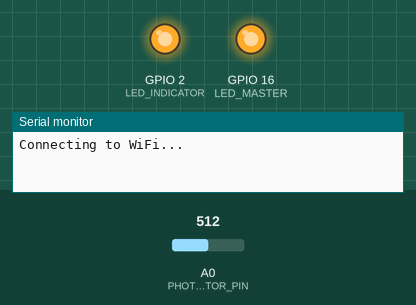
Recording of a sketch running on a simulated ESP8266 (NodeMCU). Shown: output pins drawn as LEDs (lit = HIGH), the last lines printed to the serial monitor. Dashed ring = blinking. The inputs (shaded band) are chosen by the test bench; at power-on: A0 (PHOTORESISTOR_PIN) = 512. WiFi joins after 1.5 s; servers stay silent unless stated.

Above: at 0.1 s.
At 2.7 s:
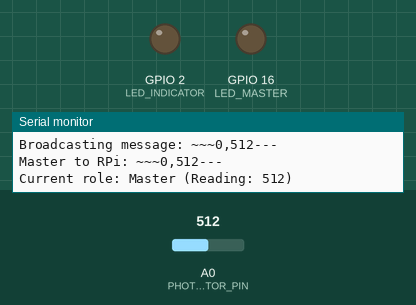
2.8 s: A0 (PHOTORESISTOR_PIN) set to 900
5.8 s: A0 (PHOTORESISTOR_PIN) set to 1023
At 6.94 s:
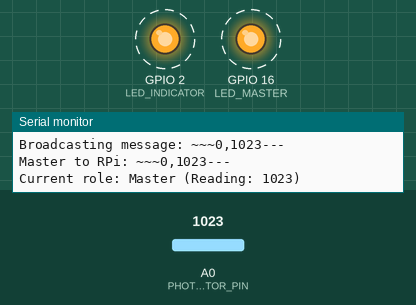
8.8 s: A0 (PHOTORESISTOR_PIN) set to 716
Timing chart, 0 to 17.8 s (numbered marks = the images above; inputs shaded):
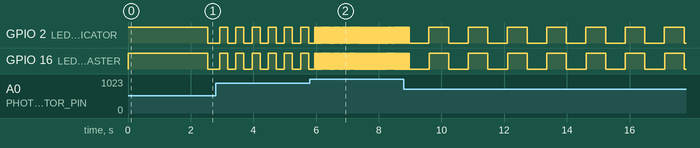

Measured:
- after the input at 5.8 s, GPIO 2 (LED_INDICATOR), GPIO 16 (LED_MASTER): alternates HIGH for 0.01 s and LOW for 0.01 s, starting after 0.16 s
- by itself, GPIO 2 (LED_INDICATOR), GPIO 16 (LED_MASTER): alternates HIGH for 0.26 s and LOW for 0.26 s

The sketch:

ESP_code.ino
```cpp
#include <ESP8266WiFi.h>
#include <WiFiUdp.h>

// Pins for components
#define PHOTORESISTOR_PIN A0           // Analog pin for light sensor
#define LED_INDICATOR 2                // On-board LED for signal indication
#define LED_MASTER 16                  // On-board LED to indicate Master status

// WiFi credentials and UDP communication settings
const char* ssid = "PHL";              // Network SSID
const char* password = "Lanlanlan";    // Network password
const unsigned int localPort = 4210;   // Port for receiving UDP messages
const IPAddress broadcastIP(255, 255, 255, 255); // Broadcast IP for UDP communication
WiFiUDP udp;                           // UDP instance for network communication

// Communication timing parameters
unsigned long lastReceivedTime = 0;    // Tracks time of the last received message
const unsigned long silentTime = 200;  // Broadcast if no message is received within 200 ms

// Device-specific variables
int swarmID = -1;                      // Unique ID based on IP address
int analogValue = 0;                   // Stores light sensor reading
bool isMaster = true;                  // Status flag for Master device
String role = "Master";                // Role of this ESP8266 (Master or Slave)

// Array to store readings from other devices by Swarm ID
int readings[10] = {-1};               // Initialize readings array with invalid (-1) values

// Delimiters for packet structure
const String ESP_startBit = "~~~";     // Start delimiter for ESP messages
const String ESP_endBit = "---";       // End delimiter for ESP messages
const String RPi_startBit = "+++";     // Start delimiter for RPi messages
const String RPi_endBit = "***";       // End delimiter for RPi messages

// LED flashing interval parameters
int Y_threshold = 24;                  // Minimum light threshold for flashing
int Y_interval = 2010;                 // Max interval for flashing based on light intensity
int Z_threshold = 1024;                // Maximum threshold for light sensor reading
int Z_interval = 10;                   // Minimum interval for flashing based on light intensity
int slope, intercept;                  // Slope and intercept for calculating LED intervals

// LED states and timing
bool ledIndicatorState = LOW;
unsigned long ledIndicatorPreviousMillis = 0;
bool ledMasterState = LOW;
unsigned long ledMasterPreviousMillis = 0;

// Function to calculate slope and intercept for linear LED flashing rate
void getSlopeIntercept(int x1, int y1, int x2, int y2, int *a, int *b) {
  /* Input:
     - x1, y1: First point for linear relationship (Y_threshold, Y_interval)
     - x2, y2: Second point for linear relationship (Z_threshold, Z_interval)
     - a, b: Pointers to store the calculated slope and intercept

     Process: Calculates slope and intercept using two-point formula to create a linear mapping
              between sensor readings and LED flash intervals.

     Output: Updated values of 'a' and 'b' for slope and intercept.
  */
  *a = (y2 - y1) / (x2 - x1);
  *b = y1 - (*a) * x1;
}

// Function to flash indicator LED based on sensor reading
void ledIndicatorFlash(int analog_value) {
  /* Input:
     - analog_value: Light sensor reading, determines flashing rate.

     Process: Calculates the flash interval based on the reading, then toggles LED state if the
              required time has elapsed since last toggle.

     Output: Updates the LED indicator to flash at an interval corresponding to light intensity.
  */
  int ledInterval = slope * analog_value + intercept;
  unsigned long currentMillis = millis();
  if (currentMillis - ledIndicatorPreviousMillis >= ledInterval) {
    ledIndicatorPreviousMillis = currentMillis;
    ledIndicatorState = !ledIndicatorState;
    digitalWrite(LED_INDICATOR, ledIndicatorState);
  }
}

// Function to flash Master status LED if this device is the Master
void ledMasterFlash(int analog_value) {
  /* Input:
     - analog_value: Light sensor reading, determines flashing rate if device is Master.

     Process: Only if device is Master, calculates the flash interval based on the reading,
              then toggles Master LED state if the required time has elapsed.

     Output: Updates the Master LED to flash at an interval corresponding to light intensity.
  */
  int ledInterval = slope * analog_value + intercept;
  unsigned long currentMillis = millis();
  if (currentMillis - ledMasterPreviousMillis >= ledInterval) {
    ledMasterPreviousMillis = currentMillis;
    ledMasterState = !ledMasterState;
    digitalWrite(LED_MASTER, ledMasterState);
  }
}

// Setup function to initialize WiFi, LEDs, and calculate slope-intercept for LED intervals
void setup() {
  /* Input: None

     Process: Initializes Serial communication, WiFi connection, LED pin modes, and
              UDP communication. Assigns a unique swarmID based on the last digit of IP.
              Also calculates slope and intercept for flashing intervals.

     Output: Sets up the device with connected WiFi, UDP, and initialized LEDs.
  */
  Serial.begin(115200);

  // Initialize LED pins
  pinMode(LED_INDICATOR, OUTPUT);
  pinMode(LED_MASTER, OUTPUT);
  digitalWrite(LED_INDICATOR, HIGH);
  digitalWrite(LED_MASTER, HIGH);

  // Connect to WiFi
  WiFi.begin(ssid, password);
  Serial.print("Connecting to WiFi...");
  while (WiFi.status() != WL_CONNECTED) {
    delay(500);
    Serial.print(".");
  }
  Serial.println("\nWiFi connected");
  Serial.print("IP address: ");
  Serial.println(WiFi.localIP());

  // Assign a swarm ID based on the last digit of IP address
  IPAddress ip = WiFi.localIP();
  swarmID = ip[3] % 10;
  Serial.print("Swarm ID assigned: ");
  Serial.println(swarmID);

  // Begin UDP communication
  udp.begin(localPort);
  Serial.printf("Listening on UDP port %d\n", localPort);

  // Calculate LED flashing rate parameters
  getSlopeIntercept(Y_threshold, Y_interval, Z_threshold, Z_interval, &slope, &intercept);
}

// Main loop to handle flashing LEDs, broadcasting, and receiving messages
void loop() {
  /* Input: None

     Process: Flashes LEDs based on role and sensor readings, broadcasts sensor reading if no
              message has been received within silent time, updates Master status based on
              highest reading among devices.

     Output: LED flashing, sensor reading broadcasts, Master determination.
  */
  // Flash the indicator LED based on current sensor reading
  ledIndicatorFlash(analogValue);

  // Flash the Master LED if this device is the Master
  if (isMaster) {
    ledMasterFlash(analogValue);
  } else {
    digitalWrite(LED_MASTER, HIGH);  // Turn off Master LED if not Master
  }

  // Check if any packet has been received
  int packetSize = udp.parsePacket();
  if (packetSize) {
    char incomingPacket[255];
    int len = udp.read(incomingPacket, 255);
    if (len > 0) {
      incomingPacket[len] = '\0';
    }

    // Convert incoming packet to String for easier manipulation
    String packetStr = String(incomingPacket);

    // Process ESP-to-ESP message format
    if (packetStr.startsWith(ESP_startBit) && packetStr.endsWith(ESP_endBit)) {
      String data = packetStr.substring(ESP_startBit.length(), packetStr.length() - ESP_endBit.length());
      Serial.printf("Received packet: %s\n", data);
      int receivedSwarmID, receivedReading;
      sscanf(data.c_str(), "%d,%d", &receivedSwarmID, &receivedReading);

      // Store the reading in the array and update last received time
      readings[receivedSwarmID] = receivedReading;
      lastReceivedTime = millis();
    }

    // Process RPi reset message format
    if (packetStr.startsWith(RPi_startBit) && packetStr.endsWith(RPi_endBit)) {
      String data = packetStr.substring(RPi_startBit.length(), packetStr.length() - RPi_endBit.length());
      if (data == "RESET_REQUESTED") {
        digitalWrite(LED_INDICATOR, HIGH);
        digitalWrite(LED_MASTER, HIGH);
        isMaster = true;
        Serial.println("RESET REQUESTED BY RPI5");
        delay(3000);  // Hold reset state for 3 seconds
      }
    }
  }

  // Check if silent time has elapsed and broadcast reading if needed
  if (millis() - lastReceivedTime > silentTime) {
    analogValue = analogRead(PHOTORESISTOR_PIN);

    // Broadcast this device's reading to other devices
    String message = ESP_startBit + String(swarmID) + "," + String(analogValue) + ESP_endBit;
    Serial.printf("Broadcasting message: %s\n", message.c_str());
    udp.beginPacket(broadcastIP, localPort);
    udp.write(message.c_str());
    udp.endPacket();
    lastReceivedTime = millis();

    // Determine if this device is the Master
    isMaster = true;
    for (int i = 0; i < 10; i++) {
      if (i != swarmID && readings[i] >= 0 && readings[i] > analogValue) {
        isMaster = false;
        break;
      }
    }

    // Update role and broadcast to RPi if Master
    if (isMaster) {
      role = "Master";
      String masterMessage = RPi_startBit + role + "," + String(swarmID) + "," + String(analogValue) + RPi_endBit;
      Serial.printf("Master to RPi: %s\n", message.c_str());
      udp.beginPacket(broadcastIP, localPort);
      udp.write(masterMessage.c_str());
      udp.endPacket();
    } else {
      role = "Slave";
    }
    Serial.printf("Current role: %s (Reading: %d)\n", role.c_str(), analogValue);
    Serial.println("");
  }
}
```
